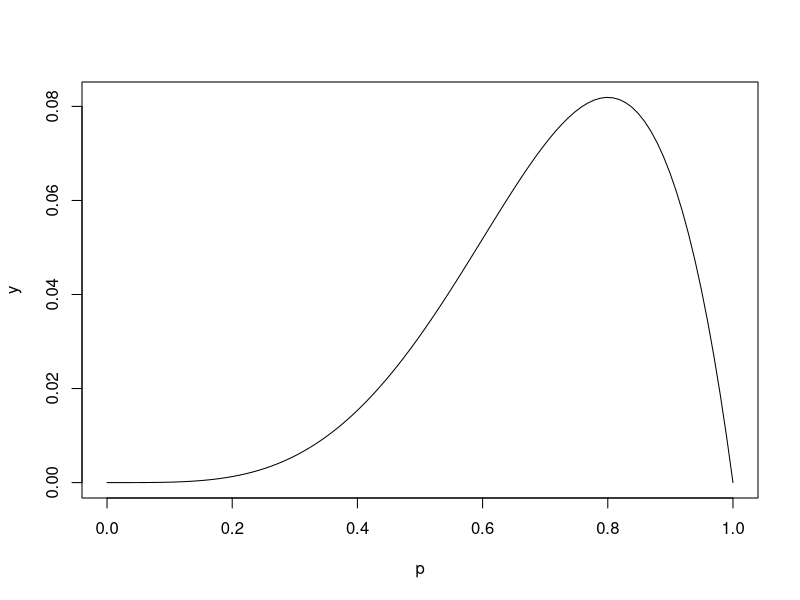
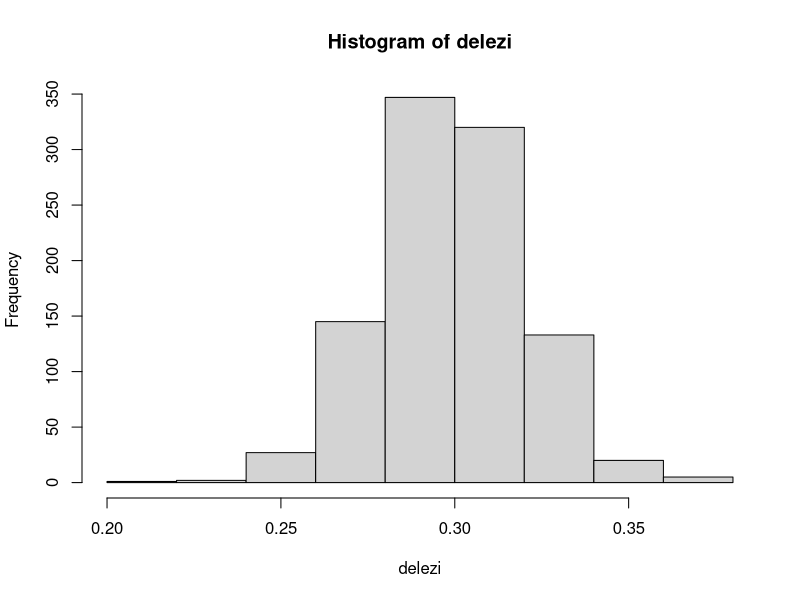
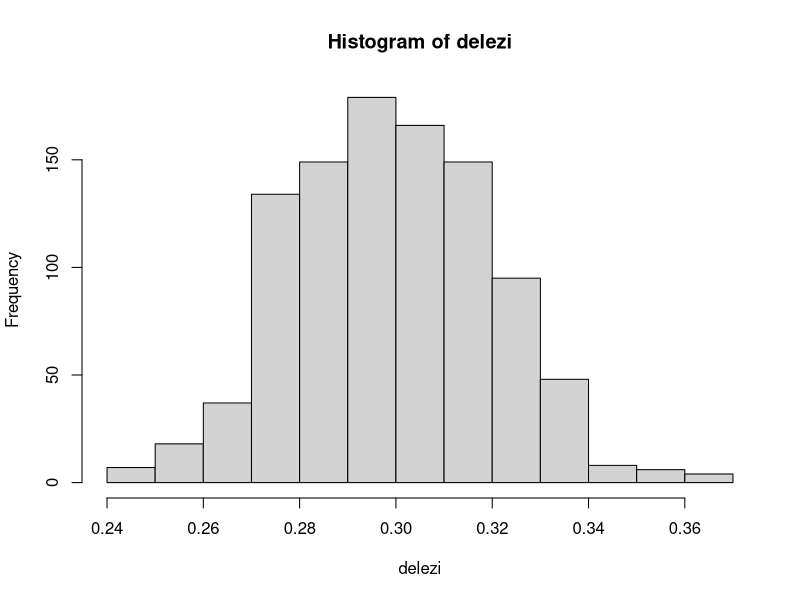

Here is the R script that generated these plots, in order:
## ---- chunk 1
p <- seq(0,1,length=100) #za 100 vrednosti med 0 in 1
y <- p^4*(1-p) #za vsako vrednost izracunam verjetnost
plot(p,y,type="l") #narisem in povezem s krivuljo
## ---- chunk 2
# 1. nacin
pon <- 1000
N = 500
d <- rbinom(N*pon,size=1,prob=0.3)
mean(d)
m <- matrix(d,ncol=pon)
delezi <- apply(m,2,mean)
mean(delezi)
sd(delezi)
hist(delezi)
# 2. nacin
d <- runif(N*pon)
d[d<=0.3] <- 0
d[d>0.3] <- 1
d <- 1-d
mean(d)
m <- matrix(d,ncol=pon)
delezi <- apply(m,2,mean)
mean(delezi)
sd(delezi)
hist(delezi)
